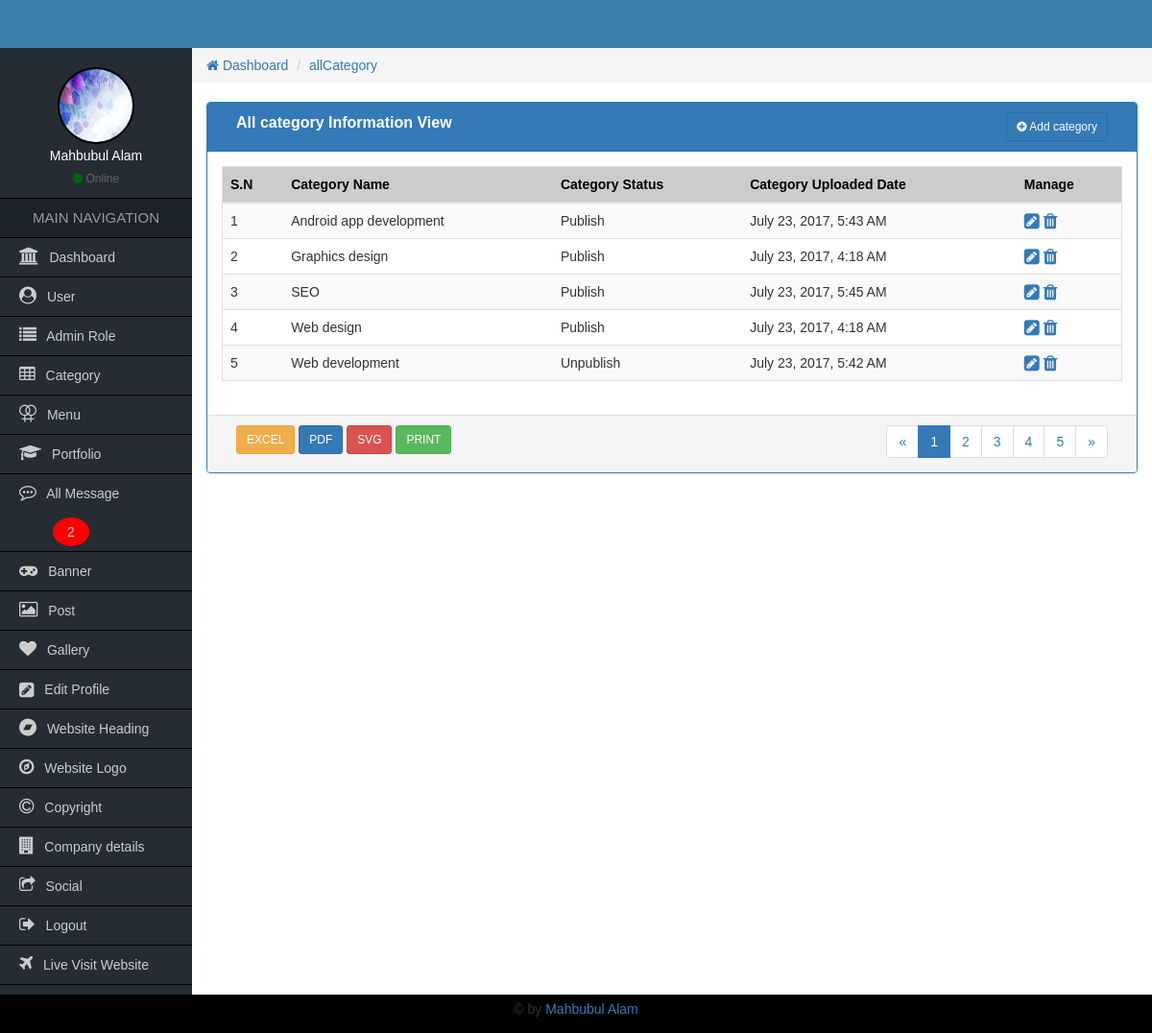
Page /Admin/allCategory.php (signed in) on the committed database.
### tables this page shows
CREATE TABLE `tbl_post_category` (
  `post_categoryId` int(11) NOT NULL,
  `post_categoryName` varchar(60) NOT NULL,
  `post_categoryStatus` tinyint(2) NOT NULL,
  `post_categoryCreationDate` timestamp NOT NULL DEFAULT CURRENT_TIMESTAMP
);

### Admin/functions/function.php (called while the page is built, shortened)
<?php
    function getHeader(){
        require_once "inc/header.php";
    }
    function getSidebar(){
            require_once "inc/sidebar.php";
        }
    function getBread(){
            require_once "inc/bread.php";
        }
    function getFooter(){
            require_once "inc/footer.php";
        }
    function formatDate($date){
         return date('F j, Y, g:i A',strtotime($date));
     }
?>

### Admin/allCategory.php (the view, shortened to what this page needs)
<?php
    require_once "functions/function.php";
?>
<?php
    getSidebar();
?>
                <div class="col-md-12">
                	<div class="panel panel-primary">
                        <div class="panel-heading">
                            <div class="col-md-9 heading_title">
                                All category Information View
                             </div>
                             <div class="col-md-3 text-right">
                             	<a href="addCategory.php" class="btn btn-sm btn btn-primary"><i class="fa fa-plus-circle"></i> Add category</a>
                            </div>
                            <div class="clearfix"></div>
                        </div>
                      <div class="panel-body">
                          <table class="table table-responsive table-striped table-hover table_cus">
                          		<thead class="table_head">
                            		<tr>
                                    	<th>S.N</th>
                                    	<th>Category Name</th>
                                        <th>Category Status</th>
                                        <th>Category Uploaded Date</th>
                                        <th>Manage</th>
                                    </tr>
                            	</thead>
                                <tbody>
                                 <?php
                                    $query = "SELECT * FROM tbl_post_category ORDER BY post_categoryName ASC";
                                    $result = mysqli_query($con,$query)->fetch_all(MYSQLI_ASSOC);
                                    if($result){
                                        $i=0;
                                        foreach($result as $category){
                                 ?>
                                	<tr>
                                        <td><?=++$i;?></td>
                                    	<td><?=$category['post_categoryName'];?></td>
                                        <td><?php if($category['post_categoryStatus']==1){echo "Unpublish";}else{echo "Publish";}?></td>
                                        <td><?=formatDate($category['post_categoryCreationDate']);?></td>
                                        <td>
                                           <a href="EditCategory.php?categoryEditId=<?=$category['post_categoryId'];?>"><i class="fa fa-pencil-square fa-lg"></i></a>
                                            <a onclick="return confirm('Are you sure to remove this category');" href="?categoryDeleteId=<?=$category['post_categoryId'];?>"><i class="fa fa-trash fa-lg"></i></a>
                                        </td>
                                    </tr>
                                    <?php } } ?>
                                </tbody>
                          </table>
                      </div>
                      <div class="panel-footer">
                        <div class="col-md-4">
                        	<a href="#" class="btn btn-sm btn-warning">EXCEL</a>
                            <a href="#" class="btn btn-sm btn-primary">PDF</a>
                            <a href="#" class="btn btn-sm btn-danger">SVG</a>
                            <a href="#" class="btn btn-sm btn-success">PRINT</a>
                        </div>
                        <div class="col-md-4">
                        </div>
                        <div class="col-md-4 text-right">
                        	<nav aria-label="Page navigation">
                              <ul class="pagination pagina_cus">
                                <li>
                                  <a href="#" aria-label="Previous">
                                    <span aria-hidden="true">&laquo;</span>
                                  </a>
                                </li>
                                <li class="active"><a href="#">1</a></li>
                                <li><a href="#">2</a></li>
                                <li><a href="#">3</a></li>
                                <li><a href="#">4</a></li>
                                <li><a href="#">5</a></li>
                                <li>
                                  <a href="#" aria-label="Next">
                                    <span aria-hidden="true">&raquo;</span>
                                  </a>
                                </li>
                              </ul>
                            </nav>
                        </div>
                        <div class="clearfix"></div>
                      </div>
                    </div>
                </div>

### Admin/inc/sidebar.php
<div class="col-md-2 sidebar pd0">
            	<div class="side_user">
                   <?php
                      $userId = $_SESSION['userId'];
                      $query = "SELECT * FROM tbl_admin_user WHERE userId='$userId'";
                      global $con;
                      $result = mysqli_query($con,$query);
                      $resultAdmin = mysqli_fetch_array($result);
                      if($resultAdmin['userImage'] != NULL){
                    ?>
                	<img class="img-responsive" src="uploads/<?=$resultAdmin['userImage'];?>"/>
                   <?php }else{ ?>
                	<img class="img-responsive" src="images/avatar.png"/>
                   <?php } ?>
                    <h4><?=$resultAdmin['userName'];?></h4>
                    <span><i class="fa fa-circle"></i> Online</span>
                </div>
                <h2>MAIN NAVIGATION</h2>
                <ul>
                	<li><a href="index.php"><i class="fa fa-university"></i> Dashboard</a></li>
                   <?php if($_SESSION['roleId'] <= 2){ ?>
                        <li><a href="allUser.php"><i class="fa fa-user-circle"></i> User</a></li>
                        <li><a href="allAdminRole.php"><i class="fa fa-list"></i> Admin Role</a></li>
                    <?php } ?>
                    <?php if($_SESSION['roleId'] <= 4){ ?>
                        <li><a href="allCategory.php"><i class="fa fa-table"></i> Category</a></li>
                    <?php } ?>
                    <?php if($_SESSION['roleId'] <= 3){ ?>
                       <li><a href="allMenu.php"><i class="fa fa-venus-double" aria-hidden="true"></i> Menu</a></li>
                       <li><a href="allPortfolio.php"><i class="fa fa-graduation-cap" aria-hidden="true"></i> Portfolio</a></li>
                       <?php
                            global $con;
                            $query = "SELECT * FROM tbl_contact WHERE contactStatus='1'";
                            $messageResult = mysqli_query($con,$query);
                            $count = mysqli_num_rows($messageResult);
                        ?>
                        <li><a href="allMessage.php"><i class="fa fa-commenting-o"></i> All Message <?php if($count > 0){?><span style="border-radius:50%;background-color:red;padding:7px 15px;margin-left:35px;"><?=$count;?></span><?php }?></a></li>
                    <?php } ?>
                    <li><a href="allBanner.php"><i class="fa fa-gamepad"></i> Banner</a></li>
                    <li><a href="allPost.php"><i class="fa fa-image"></i> Post</a></li>
                    <li><a href="allGallery.php"><i class="fa fa-heart"></i> Gallery</a></li>
                    <li><a href="userProfileMenu.php?userEditId=<?php echo $_SESSION['userId'];?>"><i class="fa fa-pencil-square fa-lg"></i> Edit Profile</a></li>
                    <?php if($_SESSION['roleId'] <= 2){ ?>
                        <li><a href="website_heading.php"><i class="fa fa-bandcamp"></i> Website Heading</a></li>
                        <li><a href="website_logo.php"><i class="fa fa-compass" aria-hidden="true"></i> Website Logo</a></li>
                        <li><a href="website_copyright.php"><i class="fa fa-copyright"></i> Copyright</a></li>
                        <li><a href="company_details.php"><i class="fa fa-building" aria-hidden="true"></i> Company details</a></li>
                        <li><a href="social_url.php"><i class="fa fa-share-square-o"></i> Social</a></li>
                    <?php } ?>
                    <li><a href="logout.php"><i class="fa fa-sign-out"></i> Logout</a></li>
                    <li><a href="../index.php" target="_blank"><i class="fa fa-plane"></i> Live Visit Website</a></li>
                </ul>
            </div>

### Admin/css/style.css (style rules this page uses)
* { margin:0px; padding:0px; outline:0px; }
img { border:0px; }
ul, ol { list-style-type:none; }
a { text-decoration:none; }
.pd0 { padding-left:0px; padding-right:0px; padding-top:0px; padding-bottom:0px; }
body { font-family:Verdana, Geneva, sans-serif; }
.sidebar { background-color:#252c34; min-height:600px; }
.side_user { text-align:center; color:#fff; padding:20px 0px 10px; border-bottom:1px solid #000; }
.side_user img { width:80px; height:80px; border:2px solid #000; border-radius:50%; display:inline-block; }
.side_user h4 { font-size:14px; margin:5px 0px; }
.side_user span { color:#666; font-size:12px; }
.side_user span i { color:#060; }
.sidebar h2 { font-size:15px; text-align:center; margin:0px; line-height:40px; background-color:#1b222a; color:#999; border-bottom:1px solid #000; }
.sidebar ul li a { font-size:14px; color:#CCC; line-height:40px; padding-left:20px; display:block; border-bottom:1px solid #000; }
.sidebar ul li a i { font-size:18px; padding-right:7px; }
.heading_title { font-size:16px; font-weight:bold; }
.table_cus { border:1px solid #ddd; }
.table_head { background-color:#ccc; color:#000; }
.pagina_cus { padding:0px; margin:0px; }

### rows in the picture
tbl_post_category: post_categoryName "Android app development", post_categoryStatus "Publish", post_categoryCreationDate "July 23, 2017, 5:43 AM"
tbl_post_category: post_categoryName "Graphics design", post_categoryStatus "Publish", post_categoryCreationDate "July 23, 2017, 4:18 AM"
tbl_post_category: post_categoryName "SEO", post_categoryStatus "Publish", post_categoryCreationDate "July 23, 2017, 5:45 AM"
tbl_post_category: post_categoryName "Web design", post_categoryStatus "Publish", post_categoryCreationDate "July 23, 2017, 4:18 AM"
tbl_post_category: post_categoryName "Web development", post_categoryStatus "Unpublish", post_categoryCreationDate "July 23, 2017, 5:42 AM"

### other values in the picture
$resultAdmin['userName'] "Mahbubul Alam"
$count "2"
getCurrentPage() "allCategory"
